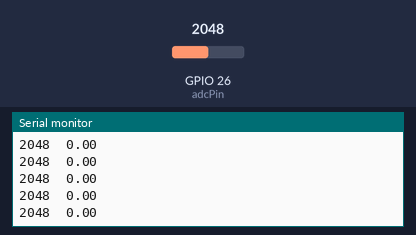
A sketch run on a simulated ESP32. Parts: the last lines printed to the serial monitor. Inputs (shaded band) come from the test bench; at power-on: GPIO 26 (adcPin) = 2048.

Above: at 1.2 s.
1.3 s: GPIO 26 (adcPin) set to 2866
At 1.68 s:
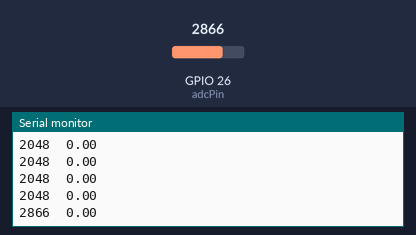
2.8 s: GPIO 26 (adcPin) set to 3603
At 2.93 s:
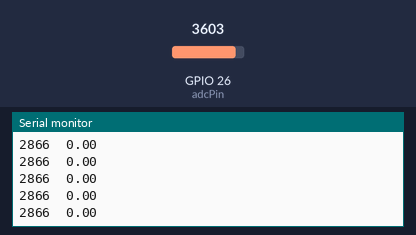
Timing chart, 0 to 5.8 s (numbered marks = the images above; inputs shaded):
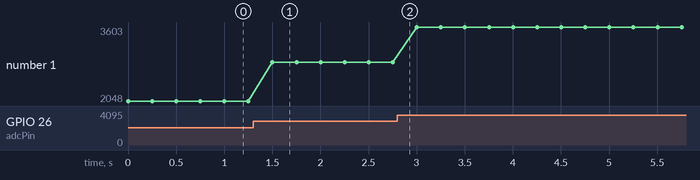

The sketch:

sketch_feb04a.ino
```cpp
//declare a pin to use for the ADC
const int adcPin = 26;

void setup()
{
  pinMode(adcPin, INPUT);

  //this sets up the ESP32 to communicate with the Serial Monitor or console on your computer
  //115200 is the buad rate: bits per second
  Serial.begin(115200);
}

void loop()
{
  //read the ADC
  int adcValue = analogRead(adcPin);

  //EDIT THE NEXT LINE TO CALCULATE THE VOLTAGE
  float adcVoltage = 0;

  Serial.print(adcValue);
  Serial.print('\t'); //TAB character

  Serial.print(adcVoltage);
  Serial.print('\n'); //newline

  delay(250);
}
```

Measured:
- after the input at 1.3 s, the serial monitor: prints a new line after 0.20 s (image 1)
- plotted number 1: 2048 → 2866 after the input at 1.3 s, 2866 → 3603 after the input at 2.8 s
